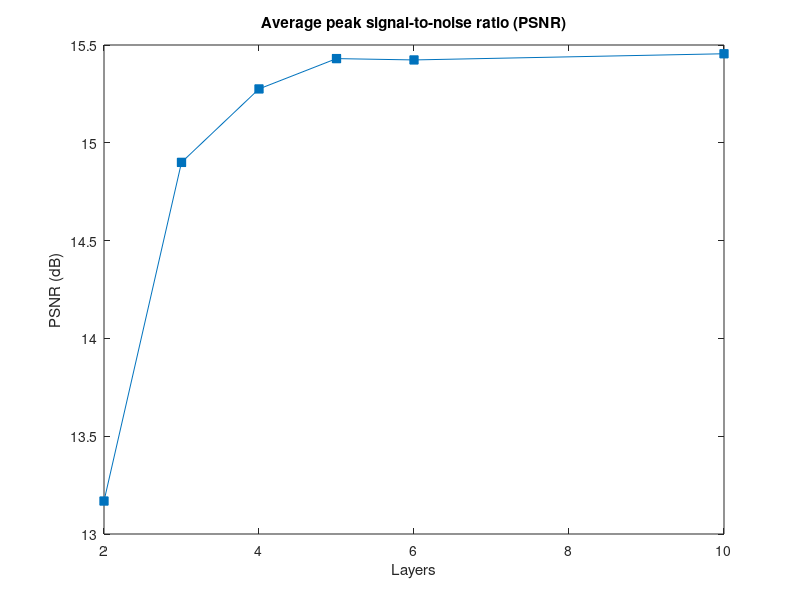
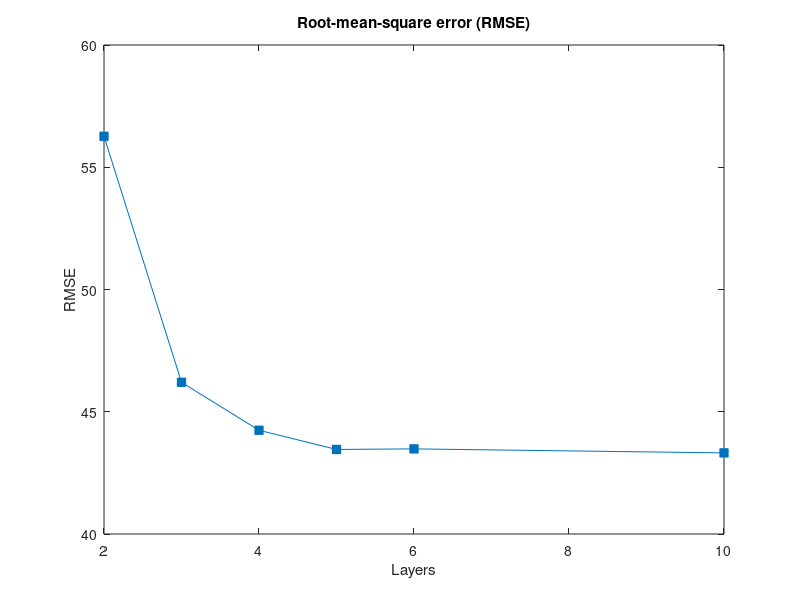

MATLAB code to generate these figures, in order:
% Measurements for knight scene with the following properties:
%   Light field:    9 x 9 x 512 x 512
%   Attenuator:     Tiling resolution:  3 x 3
%                   Tile resolution:    256 x 256
%                   Overlap:            50%
%   Optimization:   SART, 6 iterations
%
%% Plot average PSNR and average RMSE against number of layers

numberOfLayers = [2, 3, 4, 5, 6,    10];
psnr = [13.168523, 14.899946, 15.275418, 15.430435, 15.423656                    , 15.455257];
rmse = [56.267586, 46.204259, 44.242874, 43.458037, 43.481093 ,                    43.317356];

figure(1);
plot(numberOfLayers, psnr, 'Marker', 'square', 'MarkerFaceColor', 'auto');
title('Average peak signal-to-noise ratio (PSNR)');
xlabel('Layers');
ylabel('PSNR (dB)');

figure(2);
plot(numberOfLayers, rmse, 'Marker', 'square', 'MarkerFaceColor', 'auto');
title('Root-mean-square error (RMSE)');
xlabel('Layers');
ylabel('RMSE');
